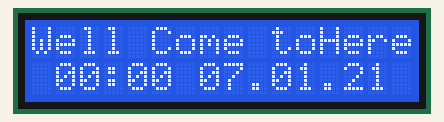
This sketch was run on a simulated Arduino Uno, built with avr-gcc and run on an emulated ATmega328P. Shown: 16×2 character LCD.

Above: at 0.1 s.
At 5.1 s:
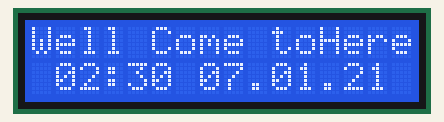
At 10.1 s:
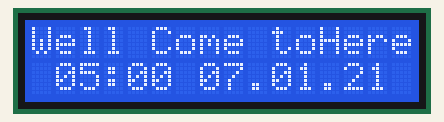
At 19.7 s:
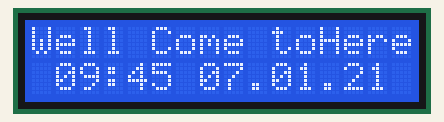
At 29.2 s:
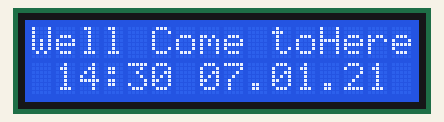
At 39.2 s:
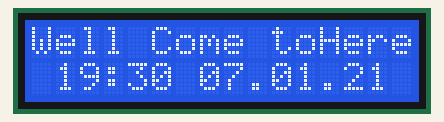

The sketch:

lcd_yazdirma.ino
```cpp
#include <LiquidCrystal.h>

LiquidCrystal lcd(12, 11, 5, 4, 3, 2);
int t1=0,t2=0;

void setup() {
lcd.begin(16, 2);
lcd.setCursor(0, 0);
lcd.print("Well Come toHere");
lcd.setCursor(7,2);
lcd.print("07.01.21");
}

void loop() {
lcd.setCursor(0,1);
lcd.print(" ");
if(t1<10){lcd.print("0");}
lcd.print(t1);
lcd.print(":");
if(t2<10){lcd.print("0");}
lcd.print(t2);
t2+=15;
if(t2>59){t1+=1;t2=0;}
if(t1>24){t1=0;}
delay(500);

}

/*
lcd.home();
lcd.setCursor(2, 1);
lcd.noCursor();
lcd.cursor();
lcd.blink ( )
lcd.noDisplay();
lcd.display();

byte customChar[8] = {
0b00110,
0b01001,
0b01001,
0b00110,
0b00000,
0b00000,
0b00000,
0b00000
};
lcd.createChar(0, customChar);
lcd.write((uint8_t)0);
 */
```

Measured:
- what the display in image 1 shows lasts 0.5 s, from 5.1 s to 5.6 s
